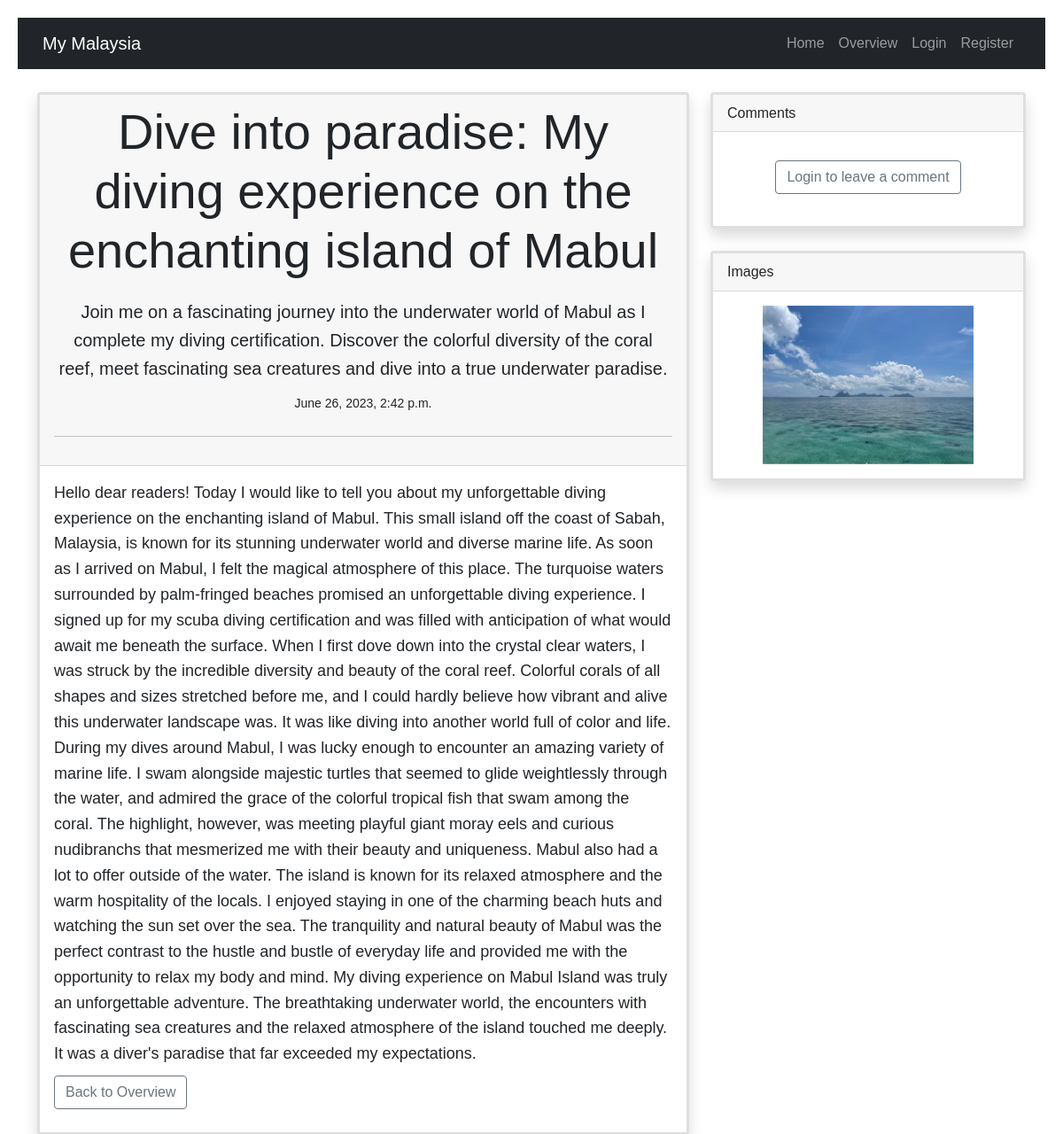
The page /article/20 on the database its author committed.
### articles/models.py (models this page shows, shortened)
class Article(models.Model):
    title = models.TextField()
    content = models.TextField()
    date_created = models.DateTimeField('Article Added',blank=True, auto_now_add=True)
    summary = models.TextField('Short Description')

class Images(models.Model):
    file = models.FileField(null=True, upload_to='images/')
    title = models.TextField(default='title')

### articles/views.py (the view)
def article(request, id):
    submitted = False
    form = CommentForm()
    article = Article.objects.get(id=id)
    comments = Comment.objects.filter(article=id)
    images = Images.objects.filter(title=article.title)
    if request.method == "POST":
        form = CommentForm(request.POST)
        if form.is_valid():
            comment = form.save(commit=False)
            comment.creator = request.user.id
            comment.article = id
            comment.save()
            messages.success(request, ('Your comment was successfully stored'))
            return HttpResponseRedirect(f"/article/{id}?submitted=True")
    else:
        if 'submitted' in request.GET:
            submitted = True
    return render(request, 'article.html', {'article':article,'form': form, 'submitted': submitted,'comments':comments, 'images': images})

### templates/article.html (shortened to what this page needs)
{% extends "base.html" %}
{% load custom_tags %}
{% load static %}
{% block content %}
<br>
<body>
  <div class="container">
    <div class="row">  {% comment %} data-masonry='{"percentPosition": true }' {% endcomment %}
      <div class="col-md-8">
        <div class="card border-3 shadow" >
          <div class="card-header">
            <center>
              <div>
                <h1 class="display-4">{{ article.title }}</h1>
                <p class="lead">{{ article.summary }}</p>
                <small>{{ article.date_created }}</small>
                <hr class="my-4">
              </div>
          </center>
          </div>
          <div class="card-body">
            <p>{{ article.content }}</p>
            <p class="lead">
              <a class="btn btn-outline-secondary" href="/overview" role="button">Back to Overview</a>
            </p>
          </div>
        </div>
      </div>
      <div class="col-md-4">
        <div class="card border-3 shadow">
          <div class="card-header">
            Comments
          </div>
          <div class="card-body">
          </div>
          <center>
          <div>
            {% if user.is_authenticated%}
              <form action='' method='POST' class="w-75 mx-auto">
                {% csrf_token %}
                {{form.as_p }}
                <div>
                  <button type='submit' class="btn btn-outline-secondary">Add Comment</button>
                </div>
              </form>
              {% else %}
              <p class="lead">
                <a href='/login'><button type="button" class="btn btn-outline-secondary">Login to leave a comment</button></a>
              </p>
              {% endif %}
              <br>
            </div>
          </center>
        </div>
        <br/>
        {% if images %}
        <div class="card border-3 shadow">
          <div class="card-header">
            Images
          </div>
          <div class="card-body">
            <center>
              <div id="CarouselWithControls" class="carousel slide" data-ride="carousel">
                <div class="carousel-inner">
                {%for image in images%}
                  {% if forloop.first %}
                    <div class="carousel-item {% if forloop.first %} active {% endif %}">
                      <img src="{{ image.file.url }}" class="d-block w-75">
                    </div>
                    {% else %}
                    <div class="carousel-item {% if  forloop.first %} active {% endif %}">
                      <img src="{{ image.file.url }}" class="d-block w-75">
                    </div>
                  {% endif%}
                  <a class="carousel-control-prev" href="#CarouselWithControls" role="button" data-bs-slide="prev">
                    <span class="carousel-control-prev-icon" aria-hidden="true"></span>
                  </a>
                  <a class="carousel-control-next" href="#CarouselWithControls" role="button" data-bs-slide="next" style="color: black">
                    <span class="carousel-control-next-icon" aria-hidden="true"></span>
                  </a>
                {% endfor %}
                </div>
              </div>
            </center>
          </div>
        </div>
        {% endif %}
      </div>
    </div>
  </div>
</body>
{% endblock %}

### templates/base.html (style rules this page uses)
body { font-family: Arial, sans-serif; line-height: 1.6; padding: 20px; max-width: 60%%; margin: 0 auto; }
h1 { font-size: 32px; margin-bottom: 20px; }
p { font-size: 18px; margin-bottom: 10px; }

### rows shown on the page
Article: title "Dive into paradise: My diving experience on the enchanting island of Mabul", summary "Join me on a fascinating journey into the underwater world of Mabul as I complete my diving certification. Discover the colorful diversity of the coral reef, meet fascinating sea creatures and dive into a true underwater paradise.", date_created "June 26, 2023, 2:42 p.m.", content "Hello dear readers! Today I would like to tell you about my unforgettable diving experience on the enchanting island of Mabul. This small island off the coast of Sabah, Malaysia, is known for its stunning underwater world and diverse marine life. As soon as I arrived on Mabul, I felt the magical atmosphere of this place. The turquoise waters surrounded by palm-fringed beaches promised an unforgettable diving experience. I signed up for my scuba diving certification and was filled with anticipation of what would await me beneath the surface. When I first dove down into the crystal clear waters, I was struck by the incredible diversity and beauty of the coral reef. Colorful corals of all…"
Images: file (picture)
